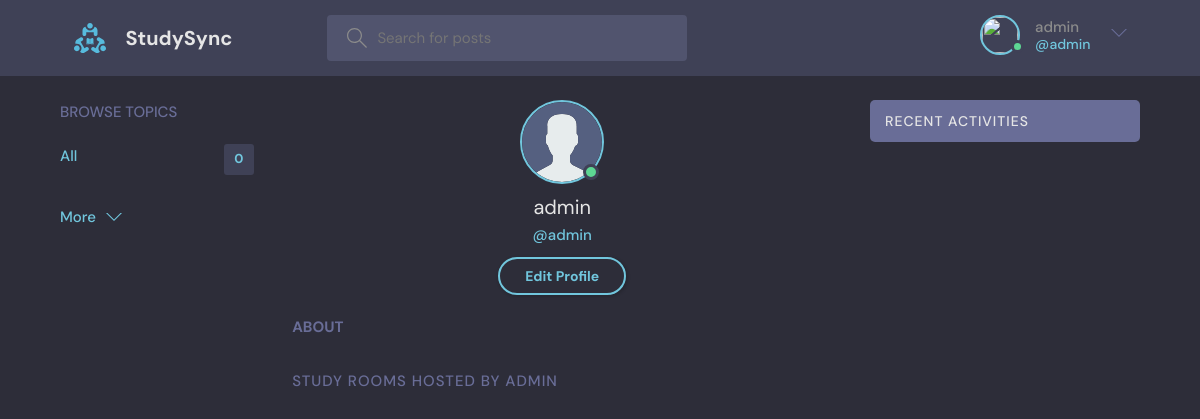
/profile/ (signed in), run on an earlier commit of the app's database.
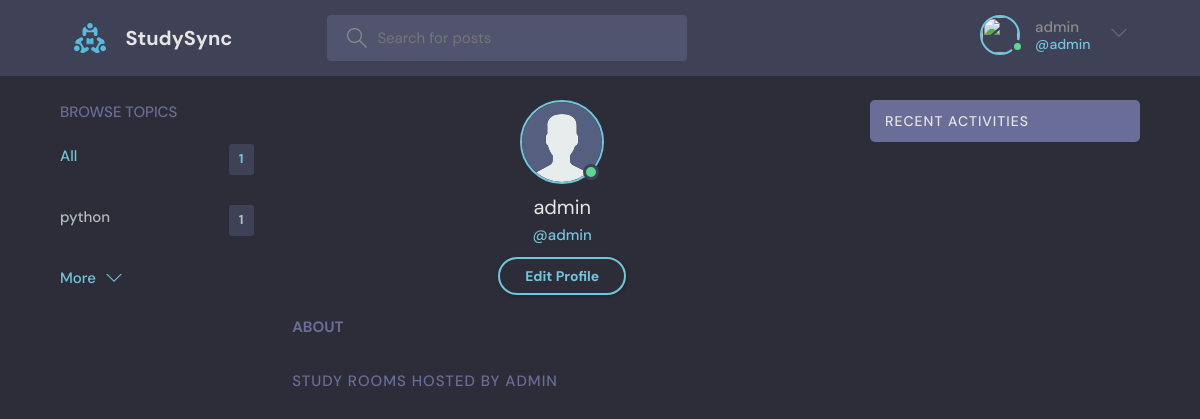
And on a later commit of the database.
### discord/models.py (models this page shows, shortened)
class Topic(models.Model):
    name = models.CharField(max_length=200)  # Name of the topic

### discord/views.py (the view)
# urls.py: path('profile/', views.userProfile, name="user-profile"),  # URL for user profile page
def userProfile(request):
    user = request.user
    rooms = user.room_set.all()
    room_messages = user.message_set.all()
    topics = Topic.objects.all()
    context = {
        'user': user,                   # The current user
        'rooms': rooms,                 # Rooms associated with the user
        'room_messages': room_messages, # Messages sent by the user
        'topics': topics                # All topics
    }
    return render(request, 'discord/profile.html', context)

### discord/templates/discord/profile.html (shortened to what this page needs)
{% extends 'main.html' %}
{% block content %}
{% load static %}
  <main class="profile-page layout layout--3">
    <div class="container">
      {% include 'discord/topics_component.html' %}
      <div class="roomList">
        <div class="profile">
          <div class="profile__avatar">
            <div class="avatar avatar--large active">
              <img src="{% static 'images/avatar.svg' %}" />
            </div>
          </div>
          <div class="profile__info">
            <h3>{{user.username}}</h3>
            <p>@{{user.username}}</p>
            {% if request.user == user %}
            <a href="{% url 'discord:update-user' %}" class="btn btn--main btn--pill">Edit Profile</a>
            {% endif %}
          </div>
          <div class="profile__about">
            <h3>About</h3>
          </div>
        </div>
        <div class="roomList__header">
          <div>
            <h2>Study Rooms Hosted by {{user.username}}</a>
            </h2>
          </div>
        </div>
      </div>
      {% include 'discord/activity_component.html' %}
    </div>
  </main>
  {% endblock %}

### discord/templates/discord/topics_component.html
<div class="topics">
    <div class="topics__header">
      <h2>Browse Topics</h2>
    </div>
    <ul class="topics__list">
       <li>
           <a href="{% url 'discord:home' %}" class="active">All <span>{{topics.count}}</span></a>
       </li>
       {% for topic in topics %}
       <li>
           <a href="{% url 'discord:home' %}?q={{topic.name}}">{{topic.name}}<span>{{topic.room_set.all.count}}</span></a>
       </li>
       {% endfor %}
   </ul>
    <a class="btn btn--link" href="{% url 'discord:topics' %}">
      More
      <svg version="1.1" xmlns="http://www.w3.org/2000/svg" width="32" height="32" viewBox="0 0 32 32">
        <title>chevron-down</title>
        <path d="M16 21l-13-13h-3l16 16 16-16h-3l-13 13z"></path>
      </svg>
    </a>
  </div>

What changed in the data, as far as the page shows it:
added Topic: name "python", room_set.all.count "1"
Also different on the page:
{{ topics.count }}: "0" → "1"
